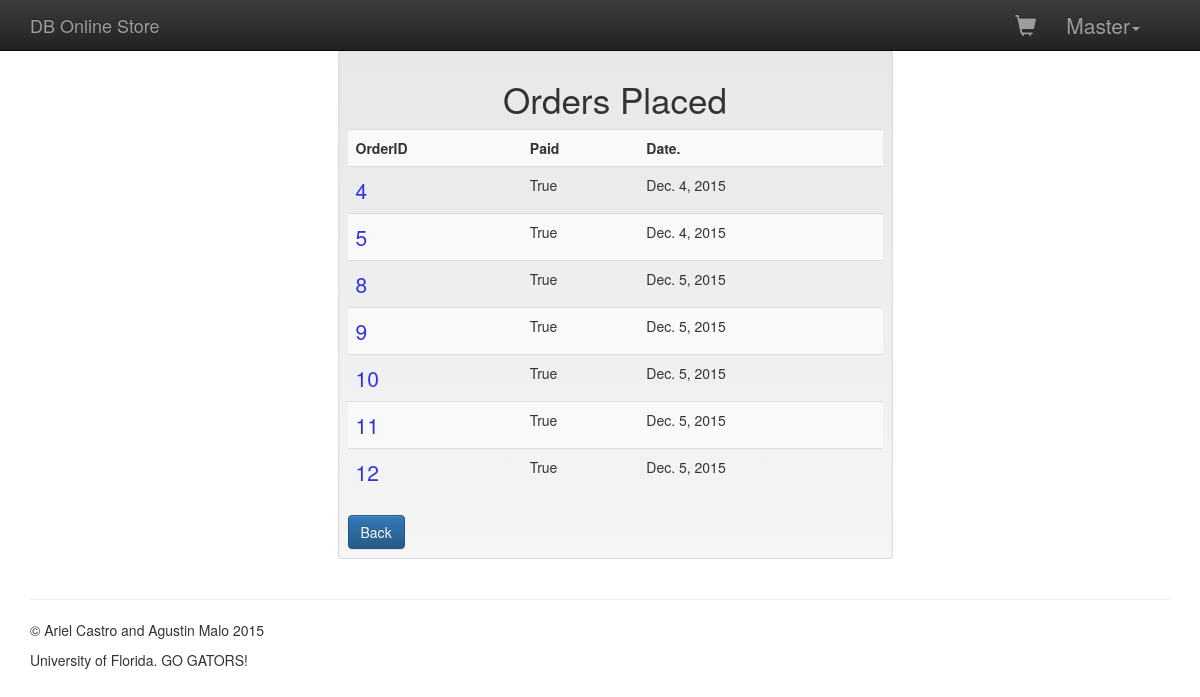
Before: /account/orders/ (signed in) with the older database file.
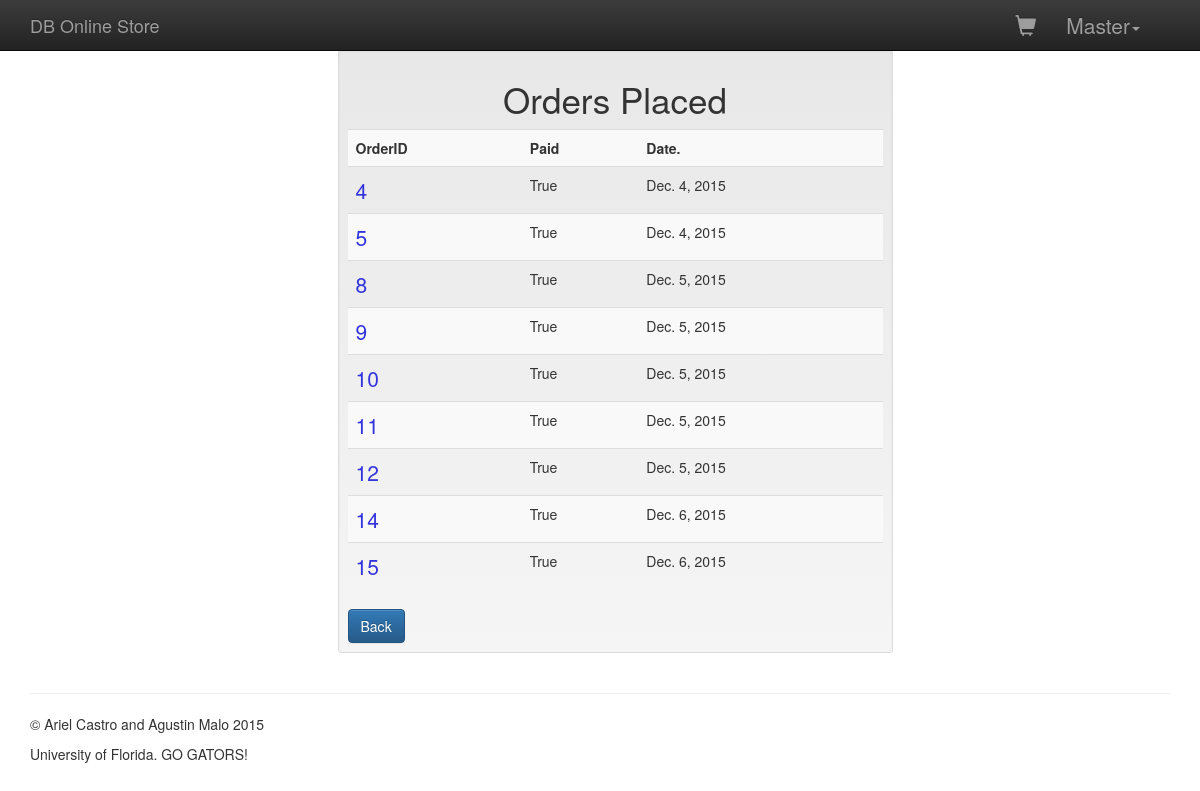
After: the same page with the newer database file.
### main_store/models.py (models this page shows, shortened)
class OrderRelation(models.Model):
    order = models.ForeignKey('Order')
    user = models.ForeignKey('accounts.UserProfile')

class Order(models.Model):
    date = models.DateField(auto_now=False, auto_now_add=True)
    paid = models.BooleanField(default=1)

### accounts/views.py (the view)
# urls.py: url(r'^account/orders/$', accountsViews.orders, name='orders'),
@login_required
def orders(request):
    inventoryErrorMessage = ""
    current_user = request.user
    user_id = current_user.id
    user_profile = UserProfile.objects.get(user_id=user_id)
    if request.method == 'POST':
        print "IN order POST"
        cartCollection = Cart.objects.filter(user_id=user_profile.id)
        noInventoryIssue = True;
        for cart in cartCollection:
            product_id = cart.product_id
            invProduct = Product.objects.get(id=product_id)
            print " cart " + `cart.quantity`
            print " stock " + `invProduct.stock_quantity`
            if cart.quantity > invProduct.stock_quantity:
                noInventoryIssue = False;
                inventoryErrorMessage = cart.product.name
        if cartCollection and noInventoryIssue:
            newOrder = Order()
            print newOrder.date
            print newOrder.paid
            newOrder.save()
            orderRelation = OrderRelation(order_id=newOrder.id, user_id=user_profile.id)
            orderRelation.save()
            for cart in cartCollection:
                product_id = cart.product_id
                invProduct = Product.objects.get(id=product_id)
                in_stock = invProduct.stock_quantity
                order_quantity = cart.quantity
                in_stock -= order_quantity
                invProduct.stock_quantity = in_stock
                invProduct.save()
                containRelationship= Contain(quantity=cart.quantity, order_id=newOrder.id, product_id=cart.product_id)
                containRelationship.save()
                cart.delete()
        else:
            Cart.objects.all().delete()
        orders = OrderRelation.objects.filter(user_id=user_profile.id)
    else:
        print "IN order get"
        orders = OrderRelation.objects.filter(user_id=user_profile.id)
    return render(request, 'accounts/orders.html', {
        'orders': orders,
        'inventoryErrorMessage': inventoryErrorMessage,
    })

### db_online_store/templates/accounts/orders.html (shortened to what this page needs)
{% extends "base.html" %}
{% block content %}
<div class="container">
    <div class="row">
        <div class="col-sm-3 col-md-3"></div>
        <div class="col-xs-12 col-sm-6 col-md-6">
            <div class="well well-sm">
                <h2 class="text-center">Orders Placed</h2>
                <table class="table table-striped">
                <tr>
                    <th>OrderID</th>
                    <th>Paid</th>
                    <th>Date.</th>
                </tr>
                {% for orderRelation in orders %}
                <tr>
                    <td ><a href="{% url 'order_detail' orderRelation.order.id %}">{{ orderRelation.order.id }}</a></td>
                    <td>{{ orderRelation.order.paid }}</td>
                    <td>{{ orderRelation.order.date}}</td>
                </tr>
                {% endfor %}
                </table>
                <div class="btn-group">
                            <a href="{% url 'account' %}" type="button" class="btn btn-primary">Back</a>
                </div>
            </div>
        </div>
        <div class="col-sm-3 col-md-3"></div>
    </div>
</div>
{% endblock content %}

Changed rows visible on the page:
added OrderRelation: order.id "14", order.paid "True", order "Dec. 6, 2015"
added OrderRelation: order.id "15", order.paid "True", order "Dec. 6, 2015"
